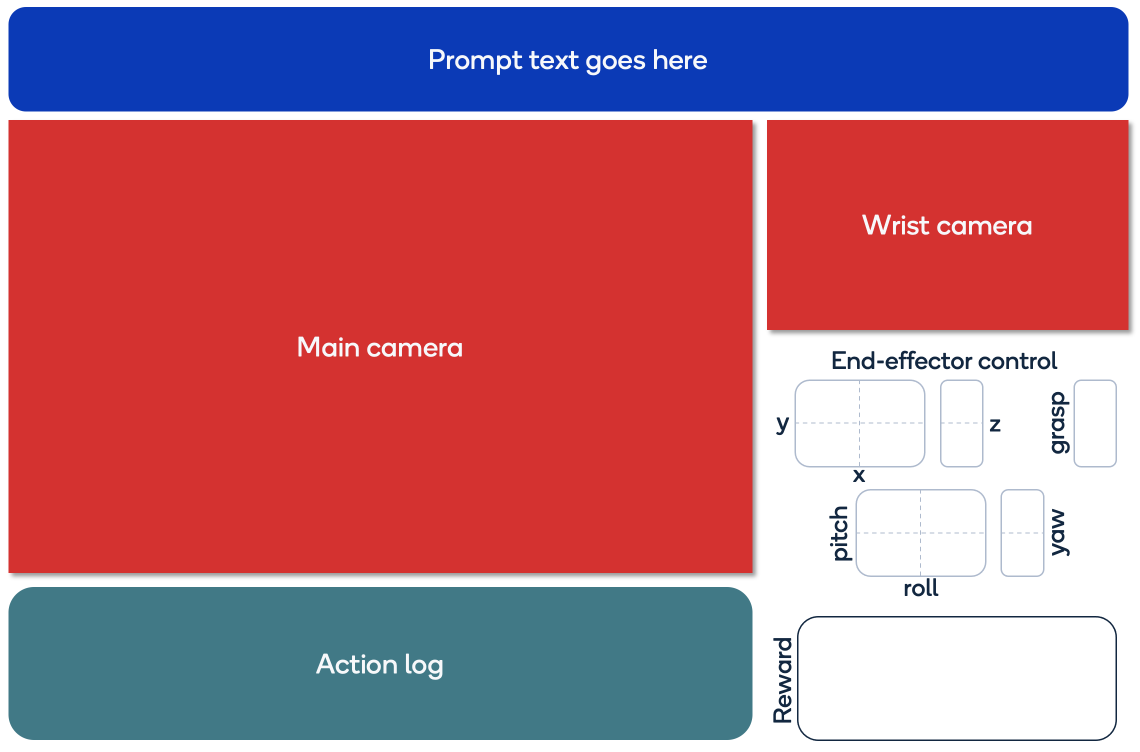
#> input picture clevr_skills/assets/video/video_template.png, 2280 x 1504 px (shown at 1/2 size)
$ python video_template.py --output-path out.avi
#> lines starting #> are read from the running program, lines starting #| are printed output that depends on the picture
# Copyright (c) 2024 Qualcomm Technologies, Inc.
# All Rights Reserved.
# SPDX-License-Identifier: BSD-3-Clause

import argparse
import copy
import os
from typing import Dict, List, Tuple, Union

import cv2
import numpy as np
from PIL import Image, ImageDraw, ImageFont

from clevr_skills.utils.render import scale_and_crop_image

# Areas in the video template
# Sizes: [width, height]
# Area: [[upper_X, left_Y], [lower_X, right_Y]]
# Crop: {dict}
template = {
    "image_size": [2280, 1504],  # expected image size
    "prompt": [[50, 14], [2224, 223]],
    "prompt_font_size": 50,
    "main_camera": [[16, 240], [1505, 1146]],
    "main_camera_crop": {"left": 0.0, "right": 0.0, "top": 0.2, "bottom": 0.0},
    "wrist_camera": [[1534, 240], [2257, 660]],
    "wrist_camera_crop": {"left": 0.0, "right": 0.0, "top": 0.0, "bottom": 0.15},
    "end_effector_color": (255, 0, 0),  # color used for rendering the lines & circles
    "end_effector_xy": [[1590, 759], [1851, 935]],
    "end_effector_z": [[1879, 759], [1967, 935]],
    "end_effector_grasp": [[2145, 759], [2235, 935]],
    "end_effector_roll_pitch": [[1708, 978], [1975, 1155]],
    "end_effector_yaw": [[2000, 978], [2090, 1155]],
    "action_log": [[56, 1174], [1464, 1480]],
    "action_log_text_color": [
        (255, 255, 255),
        (224, 224, 224),
        (192, 192, 192),
        (160, 160, 160),
        (128, 128, 128),
    ],
    "action_log_font_size": [40, 32, 24, 20, 16, 14],
    "reward": [[1598, 1235], [2230, 1478]],
    "reward_color": (64, 64, 64),  # color used for rendering the lines & circles
    "reward_rounded_corners": 32,  # radius of rounded corners of reward area
}


def get_template_image() -> np.ndarray:
    """
    :return: Template image, read from hard-coded file that is part of the repo.
    """
    image_path = os.path.join(os.path.split(__file__)[0], "video_template.png")
    image = cv2.imread(image_path)[:, :, 0:3]
#> image is the input picture: shape (1504, 2280, 3); mean B, G, R 128.2, 110.6, 174.4
    assert image.shape[0] == template["image_size"][1]
    assert image.shape[1] == template["image_size"][0]
    return image.astype(np.uint8)


# [181 lines left out: functions get_area_size, crop_image, crop_image_area, paste_image, draw_circle, draw_line_in_horizontal_bar and 2 more, not called in this run]


font = {}


# [227 lines left out: functions get_text_image, single_color_image, _concat_row, get_multi_modal_text_image, not called in this run]


def render_test_image(output_path: str) -> None:
    """
    Writes the template (with all defined areas filled with green color) to output_path.
    :param output_path: Where to write the test image.
    :return: None
    """
    image = get_template_image()

    for _key, area in template.items():
        if isinstance(area, list) and len(area) == 2 and isinstance(area[0], list):
            ulx, uly = area[0]
            lrx, lry = area[1]
            image[uly:lry, ulx:lrx] = (image[uly:lry, ulx:lrx] // 2) + np.array(
                [0, 127, 0], dtype=np.uint8
            )
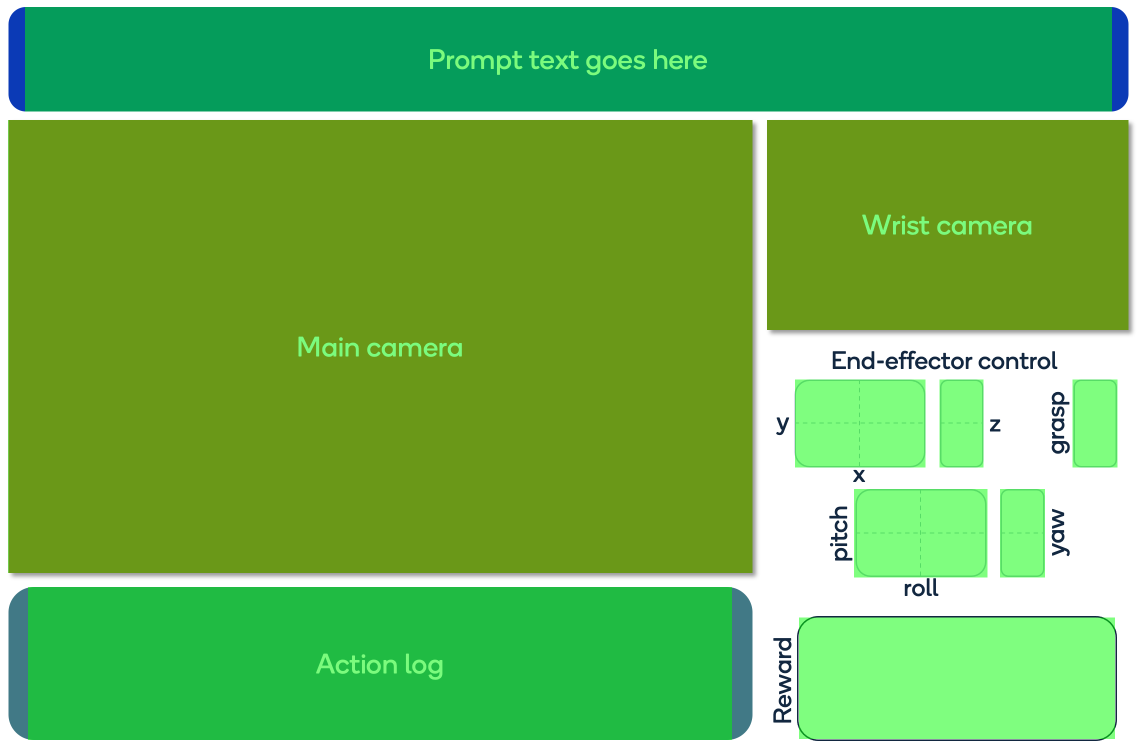
#> image: shape (1504, 2280, 3) (shown at 1/2 size); mean B, G, R 84.9, 180.5, 107.2

    cv2.imwrite(output_path, image)


def main() -> None:
    """
    A small script to test the template.
    :return:
    """
    parser = argparse.ArgumentParser()
    parser.add_argument(
        "--output-path", type=str, required=True, help="Export path for the video template file"
    )

    args = parser.parse_args()
    render_test_image(args.output_path)


if __name__ == "__main__":
    main()
